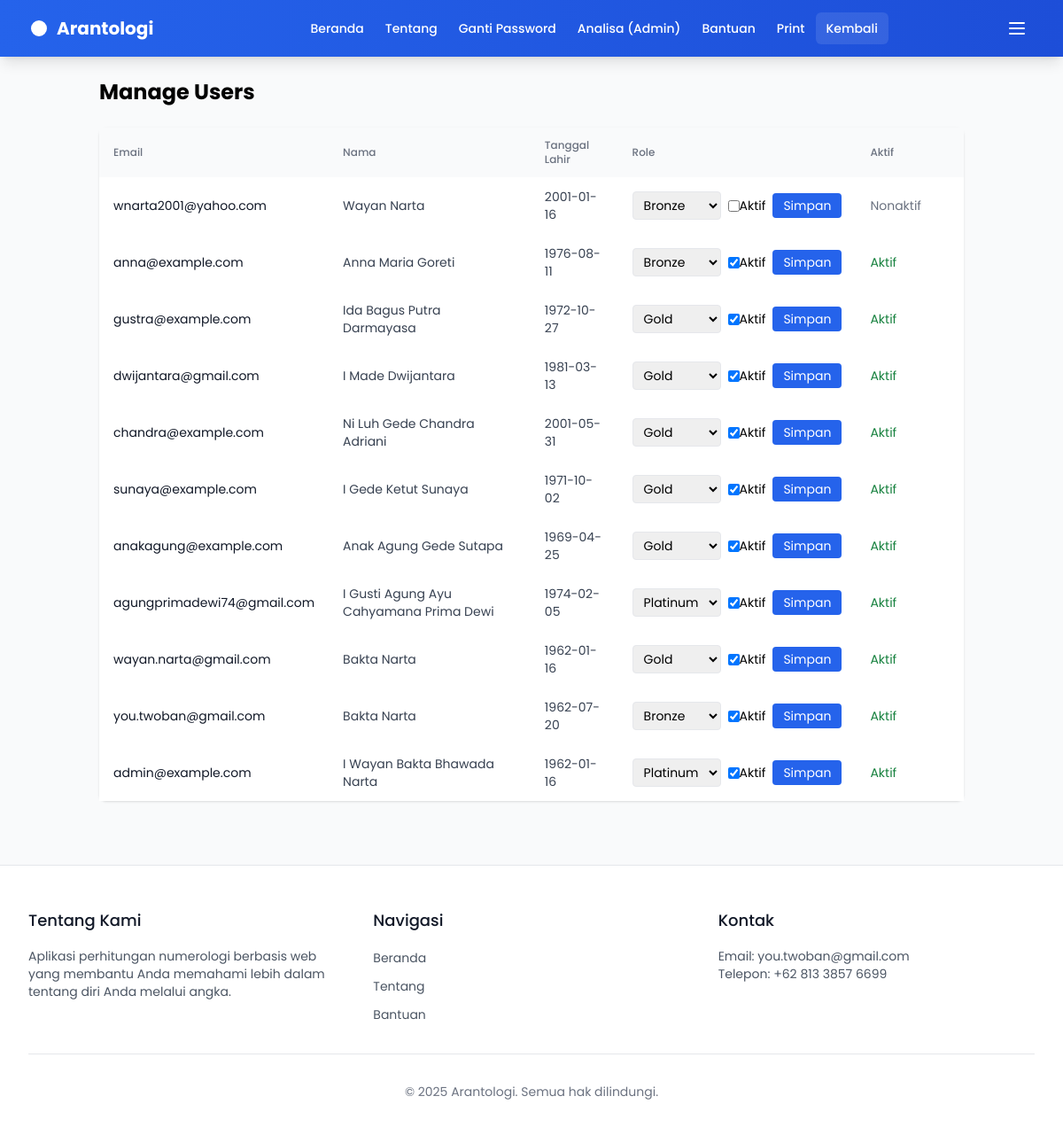
/admin/users (signed in), run on an earlier commit of the app's database.
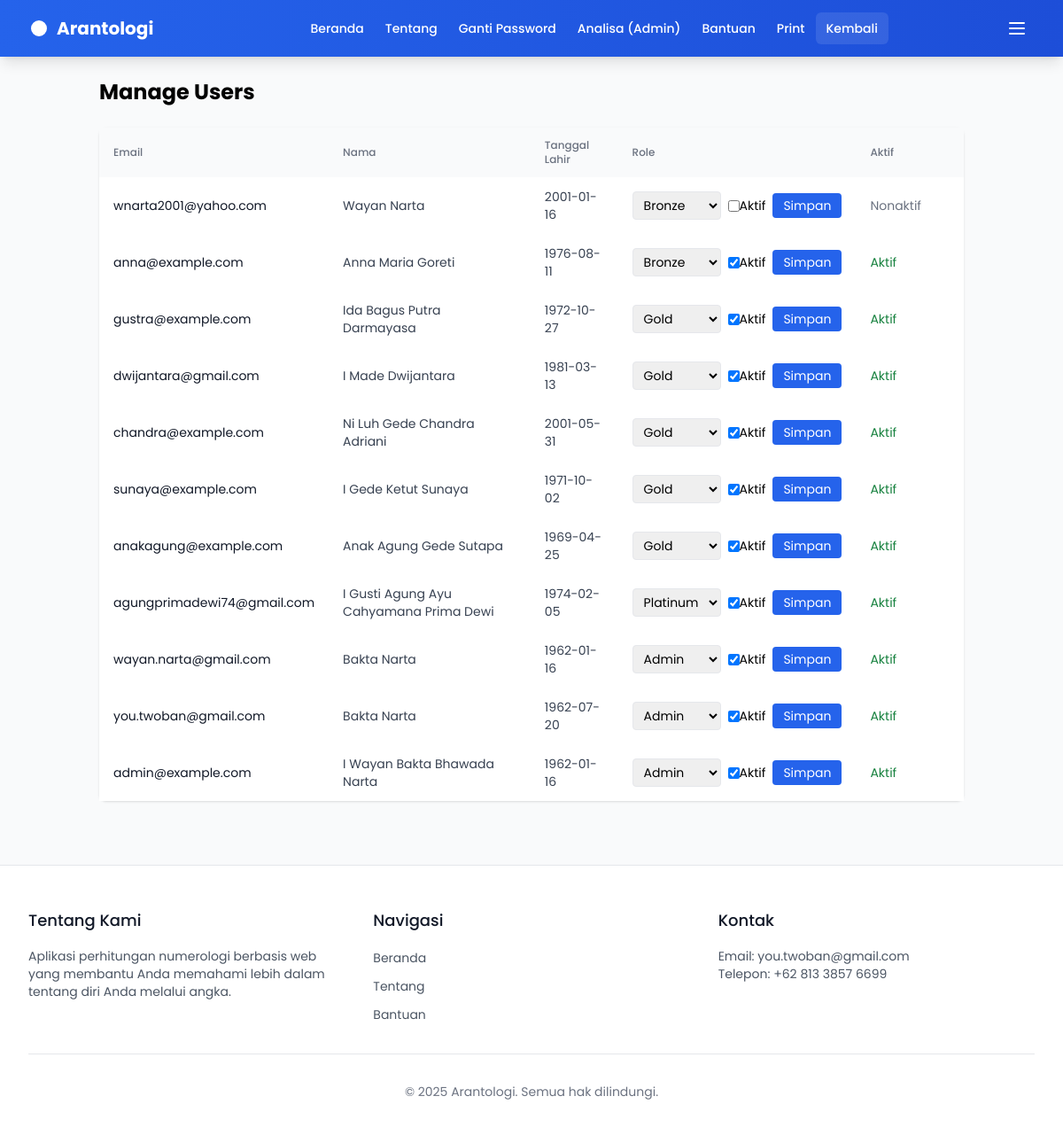
And on a later commit of the database.
### db.py (models this page shows)
class User(Base, UserMixin):
    __tablename__ = 'users'
    id = Column(Integer, primary_key=True)
    email = Column(String(255), unique=True, index=True, nullable=False)
    password_hash = Column(String(255), nullable=False)
    role = Column(String(32), default='bronze', index=True)  # bronze, silver, gold, admin
    is_active = Column(Boolean, default=True)
    reset_token = Column(String(255), nullable=True, index=True)
    reset_expires_at = Column(DateTime, nullable=True)
    created_at = Column(DateTime, default=datetime.utcnow, index=True)
    full_name = Column(String(255), nullable=True)
    birth_date = Column(String(10), nullable=True)  # YYYY-MM-DD

### app.py (the view, shortened to what this page needs)
@app.route('/admin/users', methods=['GET', 'POST'])
@login_required
def admin_manage_users():
    if getattr(current_user, 'role', '') not in ['admin', 'platinum']:
        return redirect(url_for('show_cards'))
    db = SessionLocal()
    try:
        users = db.query(User).order_by(User.created_at.desc()).all()
        return render_template('admin_manage_users.html', users=users)
    finally:
        db.close()

### app.py (called while the page is built)
@login_manager.user_loader
def load_user(user_id):
    try:
        db = SessionLocal()
        try:
            return db.query(User).get(int(user_id))
        finally:
            db.close()
    except Exception:
        return None

@app.context_processor
def inject_globals():
    try:
        names = get_wuku_names_db()
        if names:
            return {'WUKU_NAMES': names}
    except Exception:
        pass
    try:
        return {'WUKU_NAMES': get_wuku_names()}
    except Exception:
        return {'WUKU_NAMES': []}

@app.after_request
def add_cors_headers(response):
    response.headers.add('Access-Control-Allow-Origin', '*')
    response.headers.add('Access-Control-Allow-Headers', 'Content-Type,Authorization')
    response.headers.add('Access-Control-Allow-Methods', 'GET,PUT,POST,DELETE,OPTIONS')
    return response

### db_access.py (called while the page is built)
def get_session() -> Session:
    return SessionLocal()

def get_wuku_names_db(db: Optional[Session] = None) -> List[str]:
    close = False
    if db is None:
        db = get_session()
        close = True
    try:
        rows = db.query(WukuName).order_by(WukuName.no.asc()).all()
        return [r.nama for r in rows] if rows else []
    finally:
        if close:
            db.close()

### templates/admin_manage_users.html (shortened to what this page needs)
{% extends "base.html" %}
{% block content %}
<div class="max-w-5xl mx-auto p-6">
  <h1 class="text-2xl font-bold mb-6">Manage Users</h1>
  <div class="overflow-x-auto bg-white shadow rounded-lg">
    <table class="min-w-full divide-y divide-gray-200">
      <thead class="bg-gray-50">
        <tr>
          <th class="px-4 py-3 text-left text-xs font-medium text-gray-500 uppercase tracking-wider">Email</th>
          <th class="px-4 py-3 text-left text-xs font-medium text-gray-500 uppercase tracking-wider">Nama</th>
          <th class="px-4 py-3 text-left text-xs font-medium text-gray-500 uppercase tracking-wider">Tanggal Lahir</th>
          <th class="px-4 py-3 text-left text-xs font-medium text-gray-500 uppercase tracking-wider">Role</th>
          <th class="px-4 py-3 text-left text-xs font-medium text-gray-500 uppercase tracking-wider">Aktif</th>
          <th class="px-4 py-3"></th>
        </tr>
      </thead>
      <tbody class="bg-white divide-y divide-gray-200">
        {% for u in users %}
        <tr>
          <td class="px-4 py-3 text-sm text-gray-900">{{ u.email }}</td>
          <td class="px-4 py-3 text-sm text-gray-700">{{ u.full_name or '-' }}</td>
          <td class="px-4 py-3 text-sm text-gray-700">{{ u.birth_date or '-' }}</td>
          <td class="px-4 py-3 text-sm">
            <form method="POST" action="{{ url_for('admin_manage_users') }}" class="flex items-center gap-2">
              <select name="role" class="px-2 py-1 border rounded">
                <option value="bronze" {% if u.role=='bronze' %}selected{% endif %}>Bronze</option>
                <option value="gold" {% if u.role=='gold' %}selected{% endif %}>Gold</option>
                <option value="platinum" {% if u.role=='platinum' %}selected{% endif %}>Platinum</option>
                <option value="admin" {% if u.role=='admin' %}selected{% endif %}>Admin</option>
              </select>
              <label class="flex items-center gap-1 text-sm">
                <input type="checkbox" name="is_active" {% if u.is_active %}checked{% endif %}>
                Aktif
              </label>
              <button type="submit" class="px-3 py-1 bg-blue-600 hover:bg-blue-700 text-white rounded">Simpan</button>
            </form>
          </td>
          <td class="px-4 py-3 text-sm">{% if u.is_active %}<span class="text-green-700">Aktif</span>{% else %}<span class="text-gray-500">Nonaktif</span>{% endif %}</td>
          <td class="px-4 py-3 text-right text-sm">
          </td>
        </tr>
        {% endfor %}
      </tbody>
    </table>
  </div>
</div>
{% endblock %}

### templates/base.html (shortened to what this page needs)
<!DOCTYPE html>
<html lang="id">
<head>
    <link rel="stylesheet"
          href="{{ url_for('static', filename='css/tailwind.css') }}?v=1"
          id="tw-local"
          onload="window.__tw_local_loaded=true"
          onerror="(function(){var s=document.createElement('script');s.src='https://cdn.jsdelivr.net/npm/tailwindcss@3.4.0';s.onload=function(){window.__tw_cdn_loaded=true;var l=document.getElementById('tw-local');if(l){l.disabled=true;}};document.head.appendChild(s);})()">
</head>
<body class="bg-gray-50 font-sans">
    <nav class="bg-gradient-to-r from-blue-600 to-blue-700 text-white shadow-lg sticky top-0 z-50">
        <div class="max-w-7xl mx-auto px-4 sm:px-6 lg:px-8">
            <div class="flex items-center justify-between h-16">
                <a href="{{ url_for('login') }}" class="flex items-center gap-2 flex-shrink-0">
                    <svg xmlns="http://www.w3.org/2000/svg" class="h-6 w-6" viewBox="0 0 24 24" fill="currentColor" aria-hidden="true">
                        <path d="M12 3a9 9 0 100 18 9 9 0 000-18Zm1 9V7a1 1 0 10-2 0v5a1 1 0 00.293.707l3 3a1 1 0 101.414-1.414L13 12.586Z" />
                    </svg>
                    <span class="text-xl font-bold">Arantologi</span>
                </a>
                <div class="hidden md:block">
                    <div class="ml-10 flex items-baseline space-x-1">
                        <a href="{{ url_for('login') }}"
                           class="px-3 py-2 rounded-md text-sm font-medium hover:bg-white/10 focus:outline-none focus-visible:ring-2 focus-visible:ring-white/60 {{ 'bg-white/20' if request.endpoint == 'login' else '' }}">Beranda</a>
                        <a href="{{ url_for('tentang') }}" class="px-3 py-2 rounded-md text-sm font-medium hover:bg-white/10 focus:outline-none focus-visible:ring-2 focus-visible:ring-white/60">Tentang</a>
                        {% if current_user.is_authenticated %}
                        <a href="{{ url_for('change_password') }}" class="px-3 py-2 rounded-md text-sm font-medium hover:bg-white/10 focus:outline-none focus-visible:ring-2 focus-visible:ring-white/60">Ganti Password</a>
                        {% if current_user.role in ['admin','platinum'] %}
                        <a href="{{ url_for('admin_analyze') }}" class="px-3 py-2 rounded-md text-sm font-medium hover:bg-white/10 focus:outline-none focus-visible:ring-2 focus-visible:ring-white/60">Analisa (Admin)</a>
                        {% endif %}
                        {% endif %}
                        <div class="relative">
                            <button type="button"
                                    id="btn-bantuan"
                                    class="px-3 py-2 rounded-md text-sm font-medium hover:bg-white/10 focus:outline-none focus-visible:ring-2 focus-visible:ring-white/60"
                                    aria-haspopup="true"
                                    aria-expanded="false"
                                    aria-controls="menu-bantuan">Bantuan</button>
                        </div>
                        <div class="relative">
                            <button type="button"
                                    id="btn-print"
                                    class="px-3 py-2 rounded-md text-sm font-medium hover:bg-white/10 focus:outline-none focus-visible:ring-2 focus-visible:ring-white/60"
                                    aria-haspopup="true"
                                    aria-expanded="false"
                                    aria-controls="menu-print">Print</button>
                        </div>
                        <a href="#" onclick="return goBack();" class="px-3 py-2 rounded-md text-sm font-medium bg-white/10 hover:bg-white/20 focus:outline-none focus-visible:ring-2 focus-visible:ring-white/60">Kembali</a>
                    </div>
                </div>
                <div class="md:hidden">
                    <button type="button" id="btn-mobile-nav" aria-label="Toggle navigation" aria-expanded="false" aria-controls="mobile-menu"
                            class="inline-flex items-center justify-center p-2 rounded-md hover:bg-white/10 focus:outline-none focus-visible:ring-2 focus-visible:ring-white/60">
                        <svg class="h-6 w-6" xmlns="http://www.w3.org/2000/svg" fill="none" viewBox="0 0 24 24" stroke="currentColor">
                            <path stroke-linecap="round" stroke-linejoin="round" stroke-width="2" d="M4 6h16M4 12h16M4 18h16" />
                        </svg>
                    </button>
                </div>
            </div>
        </div>
    </nav>
    {% block content %}{% endblock %}
    {% if not hide_footer %}
    <footer class="bg-white border-t border-gray-200 mt-12">
        <div class="max-w-7xl mx-auto py-12 px-4 sm:px-6 lg:px-8">
            <div class="grid grid-cols-1 md:grid-cols-3 gap-8">
                <div>
                    <h3 class="text-lg font-medium text-gray-900 mb-4">Tentang Kami</h3>
                    <p class="text-gray-600 text-sm">Aplikasi perhitungan numerologi berbasis web yang membantu Anda memahami lebih dalam tentang diri Anda melalui angka.</p>
                </div>
                <div>
                    <h3 class="text-lg font-medium text-gray-900 mb-4">Navigasi</h3>
                    <ul class="space-y-2">
                        <li><a href="{{ url_for('home') }}" class="text-gray-600 hover:text-blue-600 text-sm">Beranda</a></li>
                        <li><a href="{{ url_for('tentang') }}" class="text-gray-600 hover:text-blue-600 text-sm">Tentang</a></li>
                        <li><a href="#bantuan" class="text-gray-600 hover:text-blue-600 text-sm">Bantuan</a></li>
                    </ul>
                </div>
                <div>
                    <h3 class="text-lg font-medium text-gray-900 mb-4">Kontak</h3>
                    <p class="text-gray-600 text-sm">Email: you.twoban@gmail.com</p>
                    <p class="text-gray-600 text-sm">Telepon: +62 813 3857 6699</p>
                </div>
            </div>
            <div class="mt-8 pt-8 border-t border-gray-200 text-center text-gray-500 text-sm">
                <p>&copy; 2025 Arantologi. Semua hak dilindungi.</p>
            </div>
        </div>
    </footer>
    {% endif %}
</body>
</html>

### templates/base.html (style rules this page uses)
nav, .print-btn, .print-hide, .no-print { display: none !important; }
body { font-size: 12pt; line-height: 1.4; -webkit-print-color-adjust: exact; print-color-adjust: exact; }
h1, h2, h3 { page-break-after: avoid; color: #333 !important; }
.bg-gradient-to-r { background: #f8f9fa !important; }
.text-white { color: #333 !important; }
.shadow-lg, .shadow-sm { box-shadow: none !important; }
.rounded-xl, .rounded-lg { border: 1px solid #ddd; }
svg { width: 16px !important; height: 16px !important; display: inline-block !important; vertical-align: middle !important; }
.p-2, .p-3 { padding: 8px !important; display: inline-block !important; }
.flex { display: block !important; }
.flex.items-center { display: flex !important; align-items: center !important; }
.flex.items-center, .bg-purple-100, .bg-green-100, .bg-orange-100, .bg-blue-100, .bg-pink-100 { page-break-inside: avoid !important; }

What changed in the data, as far as the page shows it:
changed User "wayan.narta@gmail.com": role "Gold" → "Admin"
changed User "you.twoban@gmail.com": role "Bronze" → "Admin"
changed User "admin@example.com": role "Platinum" → "Admin"
